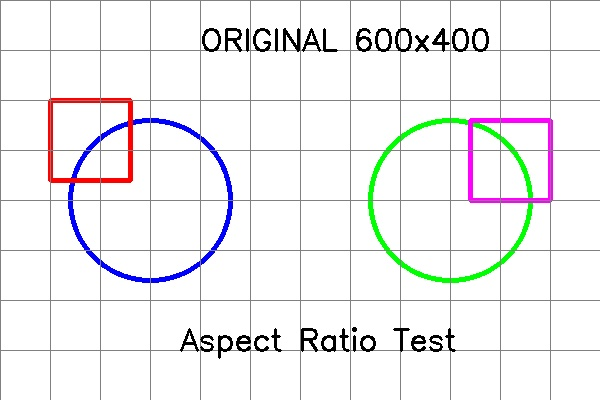
#> input picture test_aspect_pattern.jpg, 600 x 400 px
$ python -i media_processor.py   (imports and definitions only)
#> lines starting #> are read from the running program, lines starting #| are printed output that depends on the picture; after the words box and inside, x2 and y2 are one past the last pixel; in counts of white or black regions, pixels touching at a corner belong together
#!/usr/bin/env python3
"""
Advanced Media Processing Module
Uses OpenCV, Pillow, and FFmpeg for intelligent media resizing and optimization
"""

import cv2
import numpy as np
from PIL import Image, ImageEnhance
import json
import sys
import os
import subprocess
from pathlib import Path

def detect_subject_opencv(image_path):
    """
    Use OpenCV for subject detection using Haar cascades and contour detection
    """
#> called with image_path = '../test_aspect_pattern.jpg'
    try:
        # Read image
        img = cv2.imread(image_path)
#> img is the input picture: shape (400, 600, 3); mean B, G, R 241.1, 240, 240.3
        if img is None:
            return None

        gray = cv2.cvtColor(img, cv2.COLOR_BGR2GRAY)
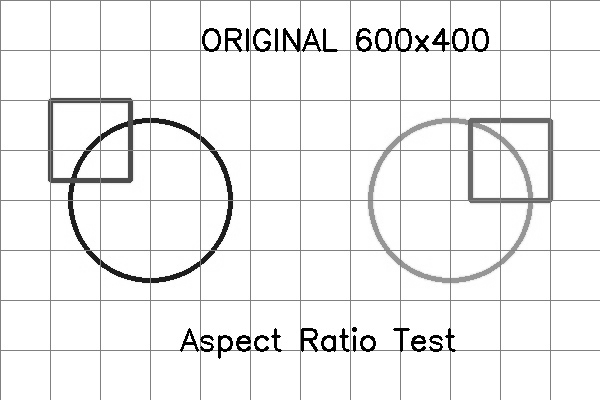
#> gray: shape (400, 600); min 0, max 255, mean 240.2
        h, w = img.shape[:2]
#> h = 400; w = 600

        # Try face detection first
        face_cascade = cv2.CascadeClassifier(cv2.data.haarcascades + 'haarcascade_frontalface_default.xml')
        faces = face_cascade.detectMultiScale(gray, 1.1, 4)
#> faces = ()

        if len(faces) > 0:
            # Return the largest face as the main subject
            largest_face = max(faces, key=lambda x: x[2] * x[3])
            x, y, fw, fh = largest_face

            # Add some padding around face
            padding = 0.3
            px = max(0, int(x - fw * padding))
            py = max(0, int(y - fh * padding))
            pw = min(w - px, int(fw * (1 + 2 * padding)))
            ph = min(h - py, int(fh * (1 + 2 * padding)))

            return {
                'main_subject': 'Human face detected',
                'bounding_box': {
                    'x': (px / w) * 100,
                    'y': (py / h) * 100,
                    'width': (pw / w) * 100,
                    'height': (ph / h) * 100
                },
                'focal_points': [{'x': (x + fw/2) / w * 100, 'y': (y + fh/2) / h * 100}],
                'confidence': 0.9
            }

        # If no faces, try enhanced detection for text and objects
        edges = cv2.Canny(gray, 50, 150)
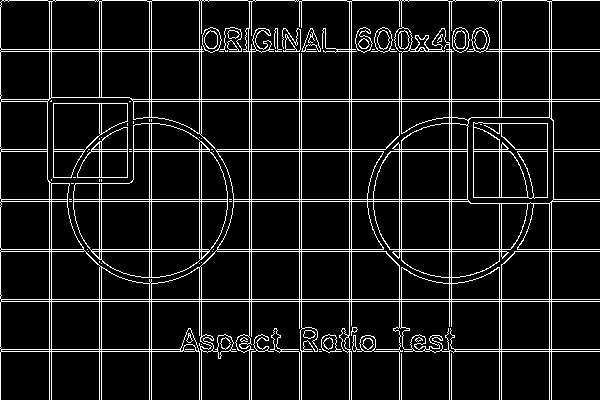
#> edges: shape (400, 600); 9.1% white in thin lines or dots
        contours, _ = cv2.findContours(edges, cv2.RETR_EXTERNAL, cv2.CHAIN_APPROX_SIMPLE)
#> contours = 11 contours, 6 with area under 20; largest, box (x1, y1, x2, y2) and area: (0, 0, 600, 400) 182412, (321, 334, 342, 353) 223, (251, 334, 274, 400) 116, (270, 328, 300, 400) 96, (352, 335, 360, 352) 40

        if contours:
            # Filter and analyze contours for text-like regions and objects
            valid_contours = []
            min_area = (w * h) * 0.005  # At least 0.5% of image area
#> min_area = 1200
            max_area = (w * h) * 0.8    # At most 80% of image area
#> max_area = 192000

            for contour in contours:
                area = cv2.contourArea(contour)
                if min_area < area < max_area:
                    x, y, cw, ch = cv2.boundingRect(contour)
                    aspect_ratio = cw / ch if ch > 0 else 0

                    # Score contours based on size, position, and aspect ratio
                    score = area

                    # Boost score for text-like aspect ratios
                    if 0.2 < aspect_ratio < 8:
                        score *= 1.5

                    # Boost score for central regions
                    center_x = x + cw/2
                    center_y = y + ch/2
                    distance_from_center = ((center_x - w/2)**2 + (center_y - h/2)**2)**0.5
                    max_distance = ((w/2)**2 + (h/2)**2)**0.5
                    centrality = 1 - (distance_from_center / max_distance)
                    score *= (1 + centrality * 0.5)

                    valid_contours.append((x, y, cw, ch, area, score))
#> this loop made 11 passes
#> (area, x, y, cw, ch, aspect_ratio, score, center_x) on pass 11: (182411.5, 0, 0, 600, 400, 1.5, 410425.9, 300)
#> area on passes 6 to 9: 40.5, 223, 115.5, 96
#> after the loop, valid_contours = [(0, 0, 600, 400, 182411.5, 410425.9)]

            if valid_contours:
                # Find the highest scoring contour
                best_contour = max(valid_contours, key=lambda x: x[5])
#> best_contour = (0, 0, 600, 400, 182411.5, 410425.9)
                x, y, cw, ch, area, score = best_contour

                # Add padding around detected region
                padding = 0.15
                px = max(0, int(x - cw * padding))
#> px = 0
                py = max(0, int(y - ch * padding))
#> py = 0
                pw = min(w - px, int(cw * (1 + 2 * padding)))
#> pw = 600
                ph = min(h - py, int(ch * (1 + 2 * padding)))
#> ph = 400

                # Determine subject type based on aspect ratio
                aspect_ratio = cw / ch if ch > 0 else 1
                if 0.3 < aspect_ratio < 5:
                    subject_type = 'Text or content detected'
                else:
                    subject_type = 'Main object detected'

                return {
                    'main_subject': subject_type,
                    'bounding_box': {
                        'x': (px / w) * 100,
                        'y': (py / h) * 100,
                        'width': (pw / w) * 100,
                        'height': (ph / h) * 100
                    },
                    'focal_points': [{'x': (x + cw/2) / w * 100, 'y': (y + ch/2) / h * 100}],
                    'confidence': min(0.8, 0.4 + (area / (w * h)) * 2)
                }

        # Default to center crop
        return {
            'main_subject': 'Center composition',
            'bounding_box': {
                'x': 25,
                'y': 25,
                'width': 50,
                'height': 50
            },
            'focal_points': [{'x': 50, 'y': 50}],
            'confidence': 0.5
        }

    except Exception as e:
        print(f"Error in subject detection: {e}", file=sys.stderr)
        return None

# [201 lines left out: functions smart_crop_image, process_video_ffmpeg, main, not called in this run]

# [2 lines not run here, left out]

>>> result = detect_subject_opencv('../test_aspect_pattern.jpg')
#> result = 4 items

$ run again, on test_face_comprehensive.jpg
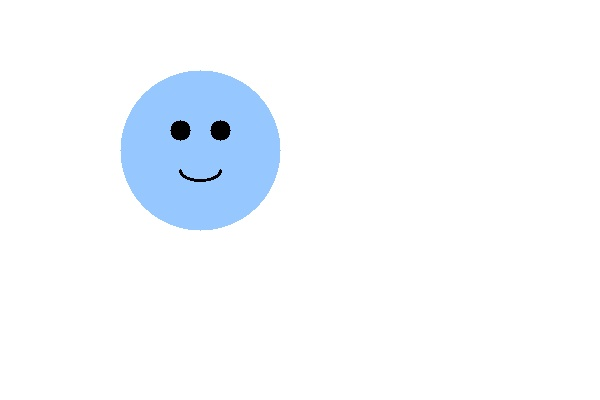
#> input picture test_face_comprehensive.jpg, 600 x 400 px
#> in detect_subject_opencv, img is the input picture: shape (400, 600, 3); mean B, G, R 254.1, 249.7, 245.7
#> in detect_subject_opencv, `gray = cv2.cvtColor(img, cv2.COLOR_BGR2GRAY)`:
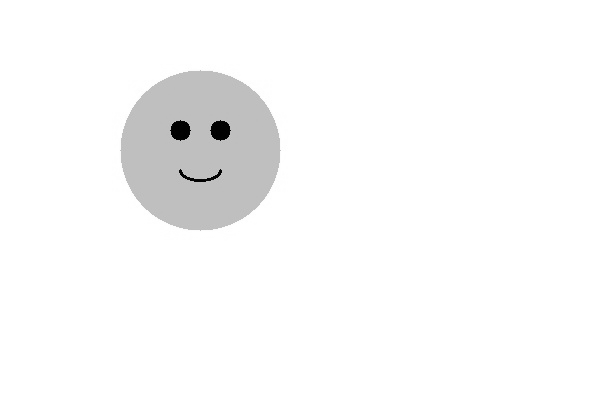
#> gray: shape (400, 600); min 0, max 255, mean 249
#> faces = ()
#> in detect_subject_opencv, `edges = cv2.Canny(gray, 50, 150)`:
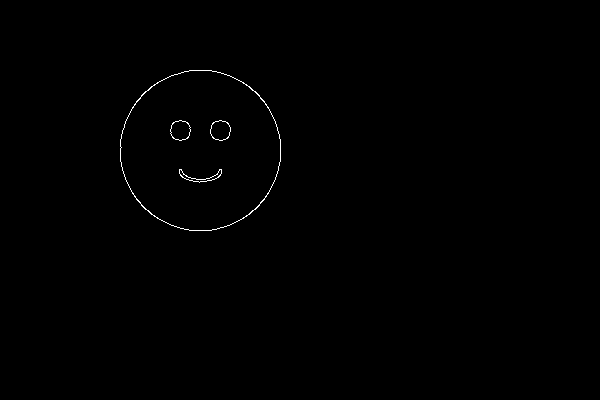
#> edges: shape (400, 600); 0.31% white in thin lines or dots, all inside (x1, y1, x2, y2) = (120, 70, 281, 231)
#> contours = 1 contour; box (x1, y1, x2, y2) and area: (120, 70, 281, 231) 20177
#> the loop in detect_subject_opencv, `for contour in contours:` made 1 pass
#> (area, x, y, cw, ch, aspect_ratio, score, center_x) on pass 1: (20177, 120, 70, 161, 161, 1, 40733.9, 200.5)
#> after the loop in detect_subject_opencv, `for contour in contours:`: valid_contours = [(120, 70, 161, 161, 20177, 40733.9)]
#> best_contour = (120, 70, 161, 161, 20177, 40733.9)
#> px = 95
#> py = 45
#> pw = 209
#> result = 4 items
